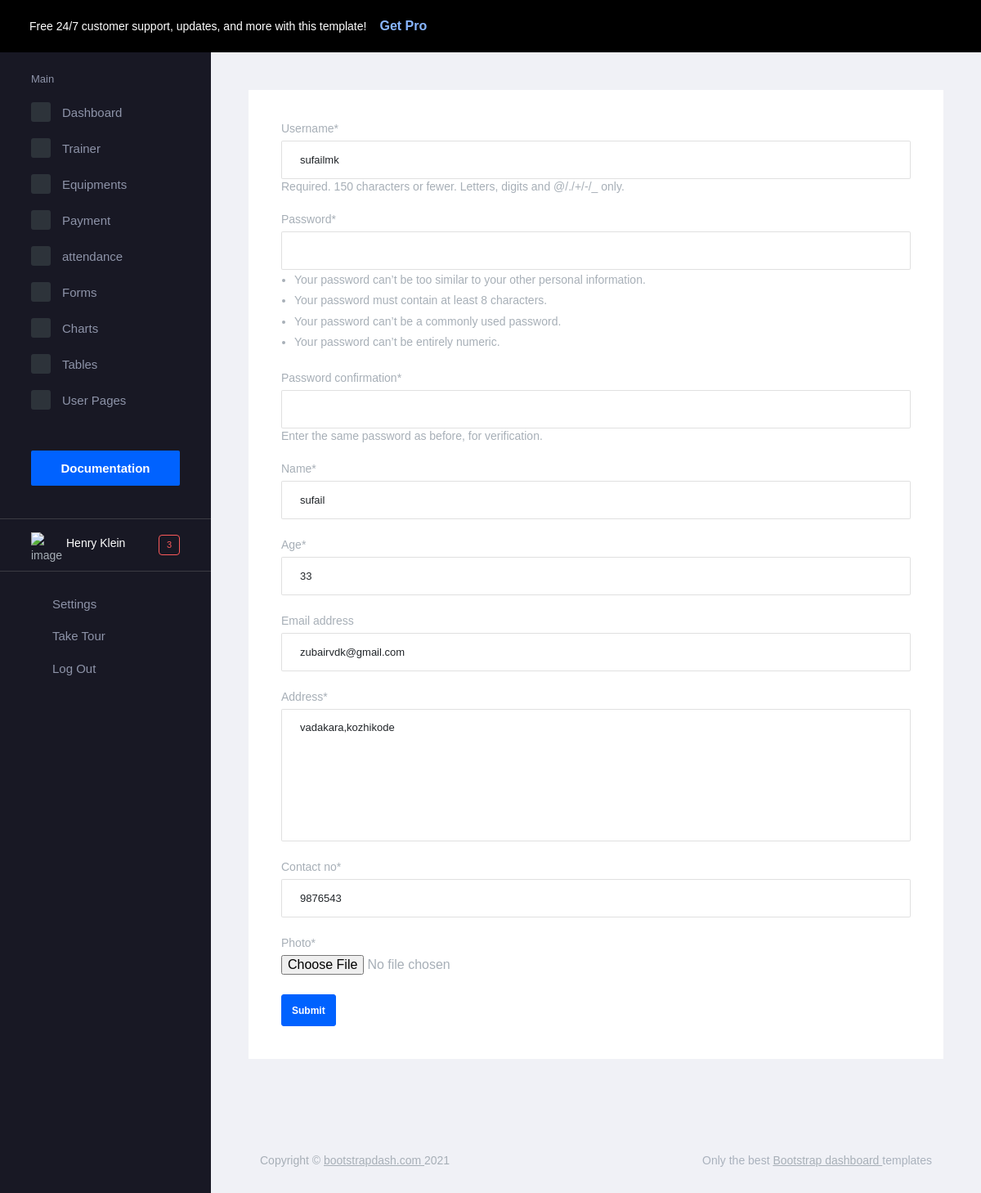
/trainer_update/1, run on the app's committed database.
### app2/models.py (models this page shows)
class Login(AbstractUser):
    is_user = models.BooleanField(default=False)
    is_trainer = models.BooleanField(default=False)
    name = models.CharField(max_length=25,null=True)
    age = models.IntegerField(null=True)
    address = models.TextField(null=True)
    contact_no = models.IntegerField(null=True)
    photo = models.ImageField(upload_to='profile',null=True)

### app2/views.py (the view)
# urls.py: path('trainer_update/<int:id>', views.trainer_update, name='trainer_update'),
def trainer_update(request, id):
    data = Login.objects.get(id=id)
    if request.method == 'POST':
        form = TrainerForm(request.POST or None,request.FILES, instance=data)
        if form.is_valid():
            form.save()
            return redirect('trainer_view')
    else:
        form = TrainerForm(instance=data)
    return render(request, 'admintemp/trainer_update.html', {'form': form})

### app2/forms.py
class TrainerForm(UserCreationForm):
    class Meta:
        model = Login
        fields = ('username','password1','password2','name','age','email','address','contact_no','photo')

### template/admintemp/trainer_update.html (shortened to what this page needs)
{% extends 'admintemp/adminhome.html' %}
{% load crispy_forms_tags %}
{% block content %}
<div class="card">
    <div class="card-body">
        <form method="post" enctype="multipart/form-data">
            {{form|crispy}}
            <button type="submit" class="btn btn-primary">Submit</button>
        </form>
    </div>
</div>
{% endblock %}

### data on the page
Login: username "sufailmk", name "sufail", age "33", email "zubairvdk@gmail.com", address "vadakara,kozhikode", contact_no "9876543"
